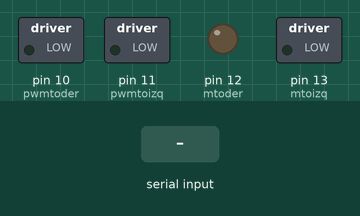
Simulated run of this sketch. Board: Arduino Uno, built with avr-gcc and run on an emulated ATmega328P. Shown: switched loads named in the sketch (green lamp = pin HIGH), output pins drawn as LEDs (lit = HIGH). The test bench sets the inputs (shaded band). Pins used as bus, display or sensor lines are not drawn.

Above: at 2.3 s.
2.4 s: "adelante" received over Serial
At 5.2 s:
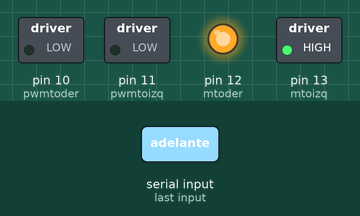
5.4 s: "retroceder" received over Serial
At 7.3 s:
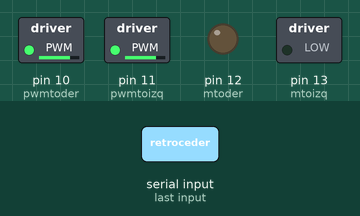
8.4 s: "derecha" received over Serial
At 10.3 s:
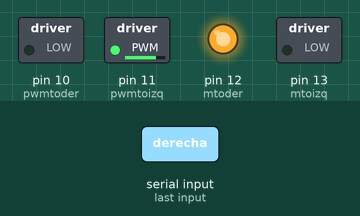
11.4 s: "izquierda" received over Serial
At 14.0 s:
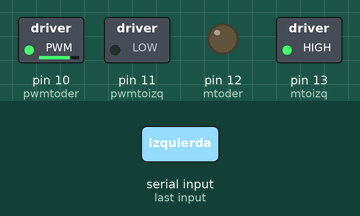
Timing chart, 0 to 18.1 s (numbered marks = the images above; inputs shaded):
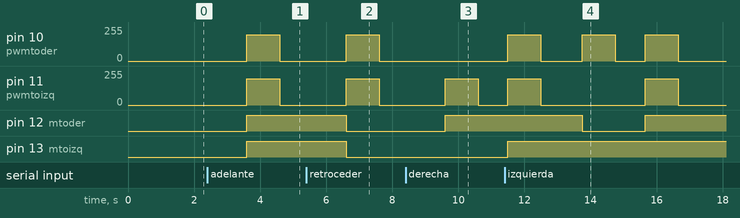

Measured:
- after the input at 2.4 s, pin 10 (pwmtoder), pin 11 (pwmtoizq): 0/255 → 197/255 after 1.2 s, → 0/255 1.0 s later; pin 12 (mtoder), pin 13 (mtoizq): LOW → HIGH after 1.2 s
- after the input at 5.4 s, pin 10 (pwmtoder), pin 11 (pwmtoizq): 0/255 → 197/255 after 1.2 s, → 0/255 1.0 s later; pin 12 (mtoder), pin 13 (mtoizq): HIGH → LOW after 1.2 s
- after the input at 8.4 s, pin 11 (pwmtoizq): 0/255 → 197/255 after 1.2 s, → 0/255 1.0 s later; pin 12 (mtoder): LOW → HIGH after 1.2 s
- after the input at 11.4 s, pin 12 (mtoder): HIGH → LOW after 2.3 s, → HIGH 1.9 s later

The sketch:

carrito_autonomoV3.ino
```cpp
#include <SoftwareSerial.h>
String message;

//Alias para pines de control de Motor Derecho
int pwmtoder = 10;
int mtoder = 12;
int pwmvalder = 197; //Esta variable es la que se modifica para variar la velocidad de giro del motor. Va de 0 a 255, siendo 0 el mínimo y 255 el máximo
//Alias para pines de control de Motor Izquierdo
int pwmtoizq = 11;
int mtoizq = 13;
int pwmvalizq = 197; //Esta variable es la que se modifica para variar la velocidad de giro del motor. Va de 0 a 255, siendo 0 el mínimo y 255 el máximo

int ubicacion;

bool isAutonomo = false;

//Funciones
void adelante(int tiempo);
void atras(int tiempo);
void giroderecha();
void giroizquierda();
void derecha(int tiempo);
void izquierda(int tiempo);
void detener();
void ubicate();
void movimientosAuto();
void controlVoz(String message);

void setup() {
  //configuración de los sensores de proximidad
  pinMode(2, INPUT);
  pinMode(3, INPUT);
  pinMode(4, INPUT);
  pinMode(5, INPUT);
  pinMode(6, INPUT);

  //configuración del bluetooth
  pinMode(0, OUTPUT);

  // initialize the serial communications:
  Serial.begin(9600);
  digitalWrite(0,LOW);
  //activar bluetooth
  delay(1000);
  digitalWrite(0,HIGH);

  // configuración inicial del carrito
  pinMode(pwmtoizq, OUTPUT);
  pinMode(mtoizq, OUTPUT);
  pinMode(pwmtoder, OUTPUT);
  pinMode(mtoder, OUTPUT);
  digitalWrite(pwmtoizq, LOW);
  digitalWrite(mtoizq, LOW);
  digitalWrite(pwmtoder, LOW);
  digitalWrite(mtoder, LOW);
  delay(100);
}

void loop() {
    //Acciones autonomas
    if(Serial.available()>0){
      message = Serial.readString();
     // Serial.println("el Mensaje "  + message);
      if (message == "1"){
        isAutonomo = true;
      }else{
        isAutonomo = false;
        controlVoz( message);
      }
    }

    if(isAutonomo) movimientosAuto();

    //movimientosSensoresAbajo();
    delay(250);
}


void adelante(int tiempo)
{
 analogWrite(pwmtoder, pwmvalder);
 analogWrite(pwmtoizq, pwmvalizq);
 digitalWrite(mtoder, HIGH);
 digitalWrite(mtoizq, HIGH);
 delay(tiempo);
 detener();
}

void atras(int tiempo)
{
 analogWrite(pwmtoder, pwmvalder);
 analogWrite(pwmtoizq, pwmvalizq);
 digitalWrite(mtoder, LOW);
 digitalWrite(mtoizq, LOW);
 delay(tiempo);
 detener();
}

void giroderecha()
{
 analogWrite(pwmtoder, 0);
 analogWrite(pwmtoizq, 0);
 digitalWrite(mtoder, LOW);
 digitalWrite(mtoizq, HIGH);
}

void derecha(int tiempo)
{
 analogWrite(pwmtoder, 0);
 analogWrite(pwmtoizq, pwmvalizq);
 digitalWrite(mtoder, HIGH);
 digitalWrite(mtoizq, LOW);
 delay(tiempo);
 detener();
}

void giroizquierda()
{
 analogWrite(pwmtoder, pwmvalder);
 analogWrite(pwmtoizq, 0);
 digitalWrite(mtoder, LOW);
 digitalWrite(mtoizq, HIGH);
}
void izquierda(int tiempo)
{
 analogWrite(pwmtoder, pwmvalder);
 analogWrite(pwmtoizq, 0);
 digitalWrite(mtoder, LOW);
 digitalWrite(mtoizq, HIGH);
 delay(tiempo);
 detener();
}
void detener()
{
 analogWrite(pwmtoder, 0);
 analogWrite(pwmtoizq, 0);
}

void controlVoz(String message){
    if(message == "adelante"){
      adelante(1000);
   }
   else if(message == "retroceder"){
      atras(1000);
    }
    else if(message == "derecha"){
      derecha(1000);
      delay(900);
      adelante(1000);
    }
    else if(message == "izquierda"){
      izquierda(1000);
      delay(900);
      adelante(1000);
    }
   else if(message == "detener"){
      detener();
    }
}

void movimientosSensoresAbajo(){
  int sensorValue0 = digitalRead(2);
  int sensorValue1 = digitalRead(3);
  if(sensorValue0 == HIGH && sensorValue1 == HIGH ) {
    adelante(1000);
  }
  if(sensorValue0 == HIGH && sensorValue1 == LOW ) {
    atras(1000);
    derecha(1000);
  }
  if(sensorValue0 == LOW && sensorValue1 == HIGH) {
    atras(1000);
    izquierda(1000);
  }
}

void movimientosAuto()
{
  ubicacion = ubicar();   //Lee distancia de frente
  if (ubicacion == 7) {
    detener();
    movimientosSensoresAbajo();
  } else {
    gira(ubicacion);
  }
}

void gira(int dir)
{
  switch(dir) {
    case 1:
      giroizquierda();     //gira izq este
      delay(500);   //90 grados
      break;
    case 2:
      derecha(250);     //gira izq noreste
      break;
    case 3:
      adelante(250);  //recto
      break;
    case 4:
      izquierda(250);    //gira der noroeste
      break;
    case 5:
      giroderecha();    //gira der oeste
      delay(500);  //90 grados
      break;
    case 6:
      atras(500);
      break;
  }
}

int ubicar()
{
   int sensorDerecho   = digitalRead(6);
   int sensorCentro    = digitalRead(5);
   int sensorIzquierdo = digitalRead(4);
   int sentido = 0;
   //Serial.println(" izquierda " + String(sensorIzquierdo) + ", centro " + String(sensorCentro) + ", derecha " + String(sensorDerecho));
   if      (sensorDerecho == HIGH && sensorCentro == HIGH && sensorIzquierdo == HIGH ){
      sentido = 3;
   }else if(sensorDerecho == HIGH && sensorCentro == HIGH && sensorIzquierdo == LOW){
      sentido = 4;
   }else if(sensorDerecho == HIGH && sensorCentro == LOW && sensorIzquierdo == LOW){
      sentido = 4;
   }else if(sensorDerecho == HIGH && sensorCentro == LOW && sensorIzquierdo == HIGH){
       sentido = 6;
   }else if(sensorDerecho == LOW && sensorCentro == HIGH && sensorIzquierdo == HIGH){
       sentido = 2;
   }else if(sensorDerecho == LOW && sensorCentro == LOW && sensorIzquierdo == HIGH){
      sentido = 2;
   }else if(sensorDerecho == LOW && sensorCentro == HIGH && sensorIzquierdo == LOW){
      sentido = 6;
   }else{
      sentido = 7;
   }
   String results[8] = { "0", "1", "izquierda", "centro", "derecha", "5", "atras", "detener" };
   Serial.println(results[sentido]);
   return sentido;
}
```
